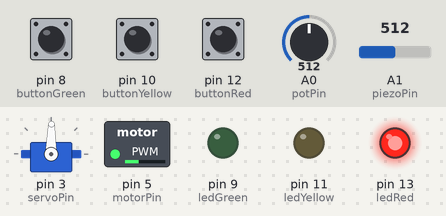
Recording of a sketch running on a simulated Arduino Uno, built with avr-gcc and run on an emulated ATmega328P. Parts: servo, switched loads named in the sketch (green lamp = pin HIGH), output pins drawn as LEDs (lit = HIGH). The test bench sets the inputs (shaded band); at power-on: A0 (potPin) = 512, A1 (piezoPin) = 512, pin 8 (buttonGreen) LOW, pin 10 (buttonYellow) LOW, pin 12 (buttonRed) LOW.

Above: at 1.2 s.
1.3 s: A0 (potPin) set to 716
At 5.5 s:
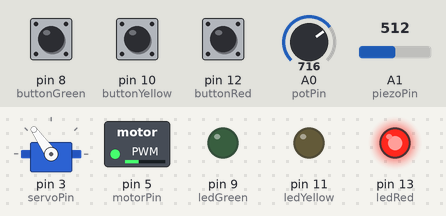
11.5 s: A0 (potPin) set to 900
At 15.5 s:
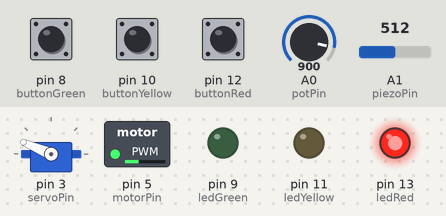
21.5 s: A0 (potPin) set to 1023
At 25.6 s:
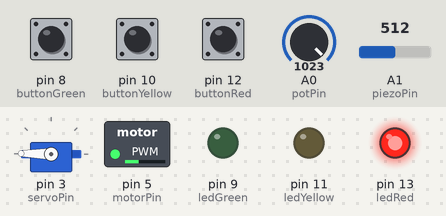
31.5 s: A1 (piezoPin) set to 90
At 35.7 s:
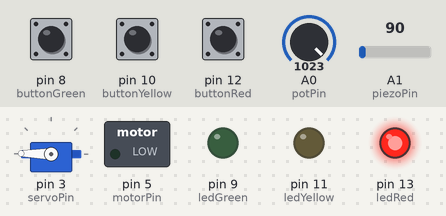
36.5 s: pin 8 (buttonGreen) pulled HIGH for 2.6 s
At 37.8 s:
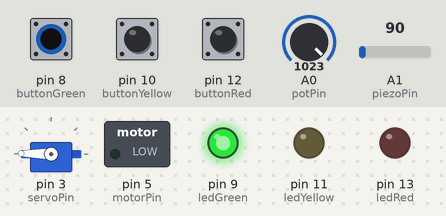
40.6 s: A1 (piezoPin) set to 105
At 40.9 s:
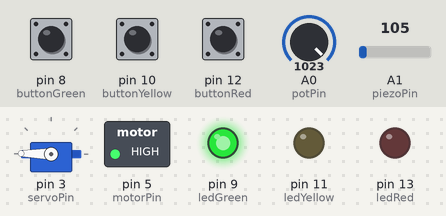
Timing chart, 0 to 43.6 s (numbered marks = the images above; inputs shaded):
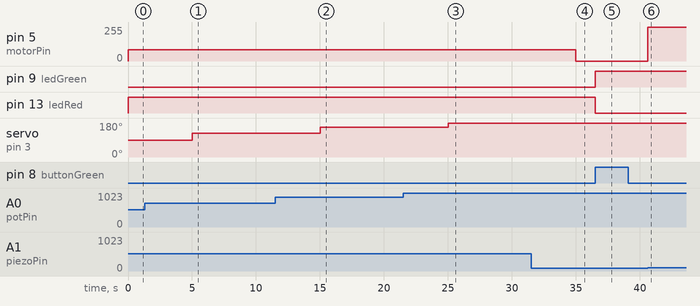

Measured:
- the behaviour switches between 100 and 101 on A1 (piezoPin) (found by bisection; images 5 and 6)
- after the input at 1.3 s, servo on pin 3 (servoPin): 89° → 125° after 3.7 s
- after the input at 11.5 s, servo on pin 3 (servoPin): 125° → 157° after 3.5 s
- after the input at 21.5 s, servo on pin 3 (servoPin): 157° → 179° after 3.5 s
- after the input at 31.5 s, pin 5 (motorPin): 85/255 → 0/255 after 3.5 s
- after the input at 36.5 s, pin 9 (ledGreen): LOW → HIGH at once; pin 13 (ledRed): HIGH → LOW at once
- after the input at 40.6 s, pin 5 (motorPin): 0/255 → 255/255 at once

The sketch:

Confetti_Cannon_Code.ino
```cpp
#include <Servo.h>
Servo servo;

const int piezoPin = A1;
const int potPin = A0;
const int servoPin = 3;
const int motorPin = 5;
const int buttonGreen = 8;
const int ledGreen = 9;
const int buttonYellow = 10;
const int ledYellow = 11;
const int buttonRed = 12;
const int ledRed = 13;

const int lowSpeed = 85;
const int mediumSpeed = 170;
const int highSpeed = 255;

int speed = 0;


enum MotorState { MOTOR_OFF, MOTOR_ON };
enum LedState { RED, YELLOW, GREEN };

MotorState motorState = MOTOR_OFF;
LedState ledState = RED;

void setup() {
  pinMode(servoPin, OUTPUT);
  pinMode(motorPin, OUTPUT);
  pinMode(buttonGreen, INPUT);
  pinMode(ledGreen, OUTPUT);
  pinMode(buttonYellow, INPUT);
  pinMode(ledYellow, OUTPUT);
  pinMode(buttonRed, INPUT);
  pinMode(ledRed, OUTPUT);

  servo.attach(servoPin);
}

void loop() {
  //Machine 1: Mirror potentiometer to servo motor.
  servo.write(map(analogRead(potPin), 0, 1023, 0, 179));

  //Machine 2: Start and stop DC motor using the piezo.
  if (motorState == MOTOR_OFF){
    analogWrite(motorPin, 0);
    if (analogRead(piezoPin) > 100){
      motorState = MOTOR_ON;
    }
  } else if (motorState == MOTOR_ON){
    analogWrite(motorPin, speed);
    delay(5000);
    motorState = MOTOR_OFF;
  }

  //Machine 3: Read the buttons to set the LEDs and the DC motor speed.
  if (ledState == RED){
    digitalWrite(ledRed, HIGH);
    digitalWrite(ledYellow, LOW);
    digitalWrite(ledGreen, LOW);
    speed = lowSpeed;
    if (digitalRead(buttonYellow) == HIGH){
      ledState = YELLOW;
    } else if (digitalRead(buttonGreen) == HIGH){
      ledState = GREEN;
    }
  } else if (ledState == YELLOW){
    digitalWrite(ledRed, LOW);
    digitalWrite(ledYellow, HIGH);
    digitalWrite(ledGreen, LOW);
    speed = mediumSpeed;
    if (digitalRead(buttonRed) == HIGH){
      ledState = RED;
    } else if (digitalRead(buttonGreen) == HIGH){
      ledState = GREEN;
    }
  } else if (ledState == GREEN){
    digitalWrite(ledRed, LOW);
    digitalWrite(ledYellow, LOW);
    digitalWrite(ledGreen, HIGH);
    speed = highSpeed;
    if (digitalRead(buttonYellow) == HIGH){
      ledState = YELLOW;
    } else if (digitalRead(buttonRed) == HIGH){
      ledState = RED;
    }
  }

}
```
